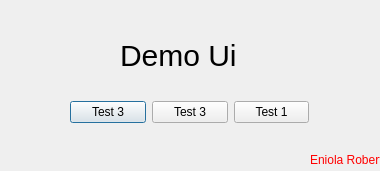
<?xml version="1.0" encoding="UTF-8"?>
<ui version="4.0">
 <class>Bolt</class>
 <widget class="QDialog" name="Bolt">
  <property name="geometry">
   <rect>
    <x>0</x>
    <y>0</y>
    <width>380</width>
    <height>171</height>
   </rect>
  </property>
  <property name="windowTitle">
   <string>Dialog</string>
  </property>
  <property name="windowIcon">
   <iconset>
    <normaloff>../../../ICONS/badoo.png</normaloff>../../../ICONS/badoo.png</iconset>
  </property>
  <widget class="QLabel" name="label">
   <property name="geometry">
    <rect>
     <x>120</x>
     <y>20</y>
     <width>131</width>
     <height>71</height>
    </rect>
   </property>
   <property name="styleSheet">
    <string notr="true">QLabel{
font-size: 30px;
}</string>
   </property>
   <property name="text">
    <string>Demo Ui </string>
   </property>
  </widget>
  <widget class="QLabel" name="label_2">
   <property name="geometry">
    <rect>
     <x>310</x>
     <y>150</y>
     <width>91</width>
     <height>20</height>
    </rect>
   </property>
   <property name="styleSheet">
    <string notr="true">QLabel{
color: red;
}</string>
   </property>
   <property name="text">
    <string>Eniola Robert</string>
   </property>
  </widget>
  <widget class="QWidget" name="">
   <property name="geometry">
    <rect>
     <x>70</x>
     <y>100</y>
     <width>239</width>
     <height>25</height>
    </rect>
   </property>
   <layout class="QHBoxLayout" name="horizontalLayout">
    <item>
     <widget class="QPushButton" name="pushButton_3">
      <property name="text">
       <string>Test 3</string>
      </property>
     </widget>
    </item>
    <item>
     <widget class="QPushButton" name="pushButton_2">
      <property name="text">
       <string>Test 3</string>
      </property>
     </widget>
    </item>
    <item>
     <widget class="QPushButton" name="pushButton">
      <property name="text">
       <string>Test 1</string>
      </property>
     </widget>
    </item>
   </layout>
  </widget>
 </widget>
 <resources/>
 <connections/>
</ui>
